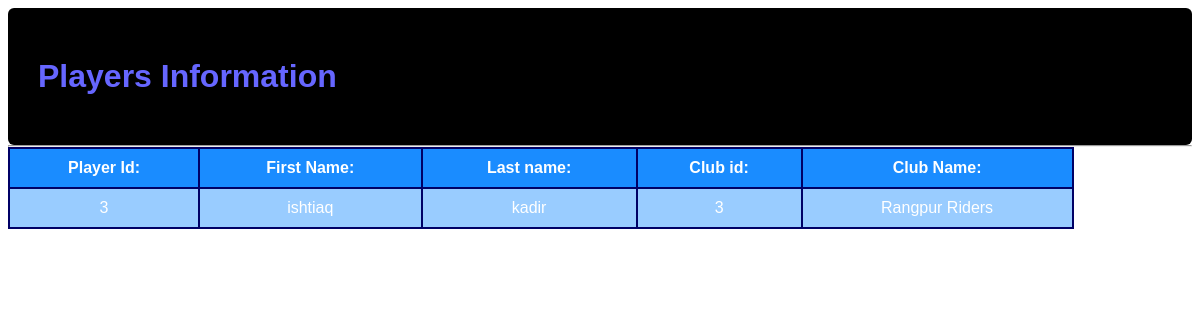
Screenshot of /examview.php with the database file from the repository.
### tables this page shows
CREATE TABLE `player_registration` (
  `p_id` int(200) NOT NULL,
  `first_name` varchar(30) NOT NULL,
  `last_name` varchar(30) NOT NULL,
  `fathers_name` varchar(30) NOT NULL,
  `mothers_name` varchar(30) NOT NULL,
  `pre_houseno` varchar(10) NOT NULL,
  `pre_location` varchar(20) NOT NULL,
  `pre_village` varchar(20) NOT NULL,
  `pre_thana` varchar(20) NOT NULL,
  `pre_district` varchar(20) NOT NULL,
  `pre_postcode` int(20) NOT NULL,
  `per_houseno` varchar(10) NOT NULL,
  `per_location` varchar(30) NOT NULL,
  `per_village` varchar(30) NOT NULL,
  `per_thana` varchar(30) NOT NULL,
  `per_district` varchar(30) NOT NULL,
  `per_postcode` int(20) NOT NULL,
  `date_of_birth` date NOT NULL,
  `b_club_name` varchar(30) NOT NULL,
  `b_opponent_club` varchar(30) NOT NULL,
  `b_event_id` int(20) NOT NULL,
  `b_match_id` int(20) NOT NULL,
  `b_runs` int(20) NOT NULL,
  `b_wickets` int(20) NOT NULL,
  `membership` varchar(20) NOT NULL,
  `signature` text NOT NULL,
  `date_of_player` date NOT NULL
);

CREATE TABLE `contract` (
  `contract_id` int(20) NOT NULL,
  `club_id` int(20) NOT NULL,
  `club_name` varchar(200) DEFAULT NULL,
  `f_first_name` varchar(200) DEFAULT NULL,
  `f_last_name` varchar(100) DEFAULT NULL,
  `p_id` int(20) NOT NULL,
  `a_first_name` varchar(200) NOT NULL,
  `a_last_name` varchar(200) DEFAULT NULL,
  `a_designation` varchar(100) DEFAULT NULL,
  `c_start_date` date DEFAULT NULL,
  `c_end_date` date DEFAULT NULL,
  `c_amount` float DEFAULT NULL,
  `contract_w1` varchar(200) NOT NULL,
  `contract_w2` varchar(200) NOT NULL
);

### examview.php (the view, shortened to what this page needs)
<?php
include_once("config.php");
$result = "SELECT p.p_id, p.first_name, p.last_name, c.club_id, c.club_name FROM player_registration p, contract c WHERE p.p_id = c.p_id and p.p_id=3";
$result = mysqli_query($conn, $result);
?>
<!DOCTYPE html>
<html>
<head>
</head>
</head>
<body>
<h1>Players Information</h1>
<hr>
<table>
 <tr>
 <th> Player Id: </th>
 <th>First Name:</th>
 <th >Last name:</th>
  <th>Club id:</th>
 <th>Club Name:</th>
 </tr>
<?php
while($res = mysqli_fetch_array($result)) {
?>
<tr>
<td><?php echo $res['p_id']; ?></td>
<td><?php echo $res['first_name']; ?></td>
<td><?php echo $res['last_name'];?></td>
 <td><?php echo $res['club_id']; ?></td>
 <td><?php echo $res['club_name']; ?></td>
</tr>
<?php
}
?>
</table>
</body>
</html>

### examview.php (style rules this page uses)
body { font-family: sans-serif; background: url(picture/picture2.jpg); background-repeat: no-repeat; background-size: cover; background-position: center center; background-attachment: fixed; }
table,th,td { border: 2px solid black; border-collapse: collapse; opacity: 1.5; }
th,td { padding: 10px; text-align: center; border-color: #000066; color: white; }
tr:nth-child(even) { background-color: #99ccff; }
tr:nth-child(odd) { background-color: #1a8cff; }
table { width: 90%; }
h1 { color: #6666ff; font-family: sans-serif; background-color:#000000; padding: 50px 30px; page-break-inside: auto; border-radius: 6px; margin: 0px 0px; }
hr { margin: 0px 0px; }

### rows the page displays
player_registration: p_id "3", first_name "ishtiaq", last_name "kadir", contract.club_id "3", contract.club_name "Rangpur Riders"
